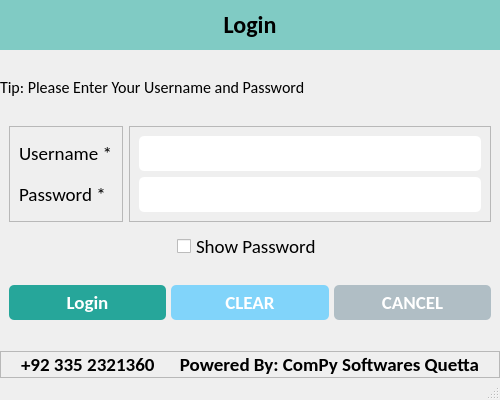
<?xml version="1.0" encoding="UTF-8"?>
<ui version="4.0">
 <class>LoginWindow</class>
 <widget class="QMainWindow" name="LoginWindow">
  <property name="geometry">
   <rect>
    <x>0</x>
    <y>0</y>
    <width>500</width>
    <height>400</height>
   </rect>
  </property>
  <property name="minimumSize">
   <size>
    <width>500</width>
    <height>400</height>
   </size>
  </property>
  <property name="maximumSize">
   <size>
    <width>500</width>
    <height>400</height>
   </size>
  </property>
  <property name="windowTitle">
   <string>Login</string>
  </property>
  <property name="windowIcon">
   <iconset resource="../resources.qrc">
    <normaloff>:/icons/assets/icons/logo.png</normaloff>:/icons/assets/icons/logo.png</iconset>
  </property>
  <widget class="QWidget" name="centralwidget">
   <property name="styleSheet">
    <string notr="true">

#label {
	background-color: #80cbc4;
	padding: 10px;
}

#label_5 {
	color: #fff;
}

#btn_save {
	background-color: #26a69a;
	border-radius: 5px;
	padding: 5px 0px;
	color: white;
}

#btn_clear {
	background-color: #81d4fa;
	border-radius: 5px;
	padding: 5px 0px;
	color: white;
}

#btn_cancel {
	background-color: #b0bec5;
	border-radius: 5px;
	padding: 5px 0px;
	color: white;
}

#btn_create_business {
	background-color: #4dd0e1;
	border-radius: 5px;
	padding: 5px 0px;
	color: white;
}

#btn_create_business {
	background-color: #4dd0e1;
	border-radius: 5px;
	padding: 5px 0px;
	color: white;
}

QLineEdit {
	border-radius: 5px;
	padding: 5px 5px;
}

QDateEdit {
	border-radius: 5px;
	padding: 5px 5px;
}

QComboBox {
	border-radius: 5px;
	padding: 5px 5px;
}

QTextEdit {
	border-radius: 10px;
	padding: 0px 0px;
}</string>
   </property>
   <layout class="QVBoxLayout" name="verticalLayout_3">
    <property name="spacing">
     <number>0</number>
    </property>
    <property name="leftMargin">
     <number>0</number>
    </property>
    <property name="topMargin">
     <number>0</number>
    </property>
    <property name="rightMargin">
     <number>0</number>
    </property>
    <property name="bottomMargin">
     <number>0</number>
    </property>
    <item alignment="Qt::AlignTop">
     <widget class="QLabel" name="label">
      <property name="font">
       <font>
        <family>Calibri</family>
        <pointsize>18</pointsize>
        <weight>75</weight>
        <bold>true</bold>
       </font>
      </property>
      <property name="text">
       <string>Login</string>
      </property>
      <property name="alignment">
       <set>Qt::AlignCenter</set>
      </property>
      <property name="margin">
       <number>0</number>
      </property>
     </widget>
    </item>
    <item>
     <widget class="QLabel" name="label_4">
      <property name="font">
       <font>
        <family>Calibri</family>
        <pointsize>12</pointsize>
       </font>
      </property>
      <property name="text">
       <string>Tip: Please Enter Your Username and Password</string>
      </property>
     </widget>
    </item>
    <item>
     <widget class="QWidget" name="widget" native="true">
      <layout class="QHBoxLayout" name="horizontalLayout">
       <item>
        <widget class="QFrame" name="frame">
         <property name="frameShape">
          <enum>QFrame::StyledPanel</enum>
         </property>
         <property name="frameShadow">
          <enum>QFrame::Raised</enum>
         </property>
         <layout class="QVBoxLayout" name="verticalLayout_2">
          <item>
           <widget class="QLabel" name="lbl_username">
            <property name="font">
             <font>
              <family>Calibri</family>
              <pointsize>14</pointsize>
             </font>
            </property>
            <property name="text">
             <string>Username *</string>
            </property>
           </widget>
          </item>
          <item>
           <widget class="QLabel" name="lbl_password">
            <property name="font">
             <font>
              <family>Calibri</family>
              <pointsize>14</pointsize>
             </font>
            </property>
            <property name="text">
             <string>Password *</string>
            </property>
           </widget>
          </item>
         </layout>
        </widget>
       </item>
       <item>
        <widget class="QFrame" name="frame_2">
         <property name="frameShape">
          <enum>QFrame::StyledPanel</enum>
         </property>
         <property name="frameShadow">
          <enum>QFrame::Raised</enum>
         </property>
         <layout class="QVBoxLayout" name="verticalLayout">
          <item>
           <widget class="QLineEdit" name="txt_username">
            <property name="minimumSize">
             <size>
              <width>0</width>
              <height>35</height>
             </size>
            </property>
            <property name="maximumSize">
             <size>
              <width>16777215</width>
              <height>35</height>
             </size>
            </property>
            <property name="font">
             <font>
              <family>Calibri</family>
              <pointsize>14</pointsize>
             </font>
            </property>
           </widget>
          </item>
          <item>
           <widget class="QLineEdit" name="txt_password">
            <property name="minimumSize">
             <size>
              <width>0</width>
              <height>35</height>
             </size>
            </property>
            <property name="maximumSize">
             <size>
              <width>16777215</width>
              <height>35</height>
             </size>
            </property>
            <property name="font">
             <font>
              <family>Calibri</family>
              <pointsize>14</pointsize>
             </font>
            </property>
           </widget>
          </item>
         </layout>
        </widget>
       </item>
      </layout>
     </widget>
    </item>
    <item alignment="Qt::AlignHCenter">
     <widget class="QCheckBox" name="show_password">
      <property name="font">
       <font>
        <family>Calibri</family>
        <pointsize>14</pointsize>
       </font>
      </property>
      <property name="text">
       <string>Show Password</string>
      </property>
     </widget>
    </item>
    <item alignment="Qt::AlignBottom">
     <widget class="QWidget" name="bottom_widget" native="true">
      <layout class="QHBoxLayout" name="horizontalLayout_2">
       <property name="spacing">
        <number>5</number>
       </property>
       <property name="topMargin">
        <number>0</number>
       </property>
       <property name="bottomMargin">
        <number>0</number>
       </property>
       <item>
        <widget class="QPushButton" name="btn_save">
         <property name="font">
          <font>
           <family>Calibri</family>
           <pointsize>14</pointsize>
           <weight>75</weight>
           <bold>true</bold>
          </font>
         </property>
         <property name="cursor">
          <cursorShape>OpenHandCursor</cursorShape>
         </property>
         <property name="text">
          <string>Login</string>
         </property>
         <property name="icon">
          <iconset resource="../resources.qrc">
           <normaloff>:/icons/assets/icons/user.png</normaloff>:/icons/assets/icons/user.png</iconset>
         </property>
         <property name="iconSize">
          <size>
           <width>32</width>
           <height>32</height>
          </size>
         </property>
        </widget>
       </item>
       <item>
        <widget class="QPushButton" name="btn_clear">
         <property name="font">
          <font>
           <family>Calibri</family>
           <pointsize>14</pointsize>
           <weight>75</weight>
           <bold>true</bold>
          </font>
         </property>
         <property name="cursor">
          <cursorShape>OpenHandCursor</cursorShape>
         </property>
         <property name="text">
          <string>CLEAR</string>
         </property>
         <property name="icon">
          <iconset resource="../resources.qrc">
           <normaloff>:/icons/assets/icons/clear.png</normaloff>:/icons/assets/icons/clear.png</iconset>
         </property>
         <property name="iconSize">
          <size>
           <width>32</width>
           <height>32</height>
          </size>
         </property>
        </widget>
       </item>
       <item>
        <widget class="QPushButton" name="btn_cancel">
         <property name="font">
          <font>
           <family>Calibri</family>
           <pointsize>14</pointsize>
           <weight>75</weight>
           <bold>true</bold>
          </font>
         </property>
         <property name="cursor">
          <cursorShape>OpenHandCursor</cursorShape>
         </property>
         <property name="text">
          <string>CANCEL</string>
         </property>
         <property name="icon">
          <iconset resource="../resources.qrc">
           <normaloff>:/icons/assets/icons/close.png</normaloff>:/icons/assets/icons/close.png</iconset>
         </property>
         <property name="iconSize">
          <size>
           <width>32</width>
           <height>32</height>
          </size>
         </property>
        </widget>
       </item>
      </layout>
     </widget>
    </item>
    <item alignment="Qt::AlignBottom">
     <widget class="QFrame" name="frame_3">
      <property name="frameShape">
       <enum>QFrame::StyledPanel</enum>
      </property>
      <property name="frameShadow">
       <enum>QFrame::Raised</enum>
      </property>
      <layout class="QHBoxLayout" name="horizontalLayout_3">
       <property name="spacing">
        <number>0</number>
       </property>
       <property name="leftMargin">
        <number>20</number>
       </property>
       <property name="topMargin">
        <number>0</number>
       </property>
       <property name="rightMargin">
        <number>20</number>
       </property>
       <property name="bottomMargin">
        <number>0</number>
       </property>
       <item alignment="Qt::AlignLeft">
        <widget class="QLabel" name="label_2">
         <property name="font">
          <font>
           <family>Calibri</family>
           <pointsize>14</pointsize>
           <weight>75</weight>
           <bold>true</bold>
          </font>
         </property>
         <property name="text">
          <string>+92 335 2321360</string>
         </property>
        </widget>
       </item>
       <item>
        <widget class="QLabel" name="label_3">
         <property name="font">
          <font>
           <family>Calibri</family>
           <pointsize>14</pointsize>
           <weight>75</weight>
           <bold>true</bold>
          </font>
         </property>
         <property name="text">
          <string>Powered By: ComPy Softwares Quetta</string>
         </property>
         <property name="alignment">
          <set>Qt::AlignRight|Qt::AlignTrailing|Qt::AlignVCenter</set>
         </property>
        </widget>
       </item>
      </layout>
     </widget>
    </item>
   </layout>
  </widget>
  <widget class="QStatusBar" name="statusbar"/>
 </widget>
 <resources>
  <include location="../resources.qrc"/>
 </resources>
 <connections/>
</ui>
